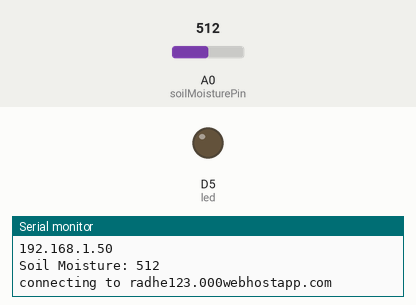
Recording of a sketch running on a simulated ESP8266 (NodeMCU). Parts: output pins drawn as LEDs (lit = HIGH), the last lines printed to the serial monitor. The inputs (shaded band) are chosen by the test bench; at power-on: A0 (soilMoisturePin) = 512. WiFi joins after 1.5 s; servers stay silent unless stated; uploads are accepted with an empty reply.

Above: at 2.8 s.
2.9 s: A0 (soilMoisturePin) set to 788
9.7 s: A0 (soilMoisturePin) set to 814
At 14.7 s:
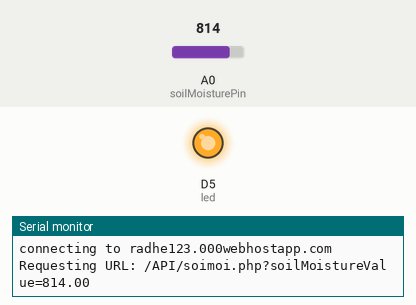
16.1 s: A0 (soilMoisturePin) set to 790
At 21.4 s:
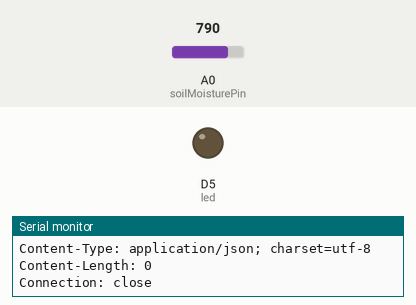
22.5 s: A0 (soilMoisturePin) set to 810
At 27.0 s:
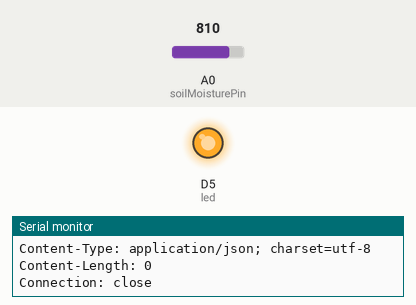
Timing chart, 0 to 28.5 s (numbered marks = the images above; inputs shaded):
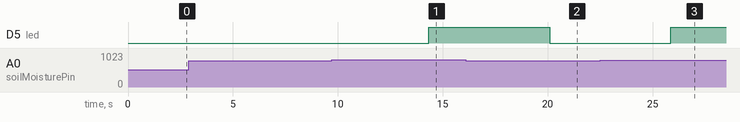

The sketch:

Day24_2.ino
```cpp
#include <ESP8266WiFi.h>

int led = D5;

const char* ssid = "RadheBhai";
const char* password = "8153022369";
const char* host = "radhe123.000webhostapp.com";


const int soilMoisturePin = A0; // Assuming the soil moisture sensor is connected to analog pin A0


void setup() {
  Serial.begin(9600);
  pinMode(led,OUTPUT);


  Serial.begin(115200);
  delay(100);

  Serial.println();
  Serial.println();
  Serial.print("Connecting to ");
  Serial.println(ssid);


  WiFi.begin(ssid, password);
  while (WiFi.status() != WL_CONNECTED) {
    delay(500);
    Serial.print(".");
  }


  Serial.println("");
  Serial.println("WiFi connected");
  Serial.println("IP address: ");
  Serial.println(WiFi.localIP());
}


void loop() {
  int soilMoistureValue = analogRead(soilMoisturePin);
  Serial.print("Soil Moisture: ");
  Serial.println(soilMoistureValue);
  float s = soilMoistureValue;
  delay(1000);


  if (isnan(s)) {
    Serial.println("Failed to read from soimoi sensor!");
    return;
  }

  Serial.print("connecting to ");
  Serial.println(host);

  WiFiClient client;
  const int httpPort = 80;
  if (!client.connect(host, httpPort)) {
    Serial.println("connection failed");
    return;
  }

  String url = "/API/soimoi.php?soilMoistureValue=" + String(s);
  Serial.print("Requesting URL: ");
  Serial.println(url);

  if (soilMoistureValue > 800){
      digitalWrite(led, HIGH);
  }
  if (soilMoistureValue < 800) {
    digitalWrite(led,LOW);
  }
  client.print(String("GET ") + url + " HTTP/1.1\r\n" +
               "Host: " + host + "\r\n" +
               "Connection: close\r\n\r\n");
  delay(500);

  while(client.available()){
    String line = client.readStringUntil('\r');
    Serial.print(line);
  }


  Serial.println();
  Serial.println("closing connection");
  delay(3000);


}
```

Measured:
- the behaviour switches between 800 and 801 on A0 (soilMoisturePin) (found by bisection; images 0 and 1)
- after the input at 9.7 s, D5 (led): LOW → HIGH after 4.6 s
- after the input at 16.1 s, D5 (led): HIGH → LOW after 4.0 s
- after the input at 22.5 s, D5 (led): LOW → HIGH after 3.4 s
